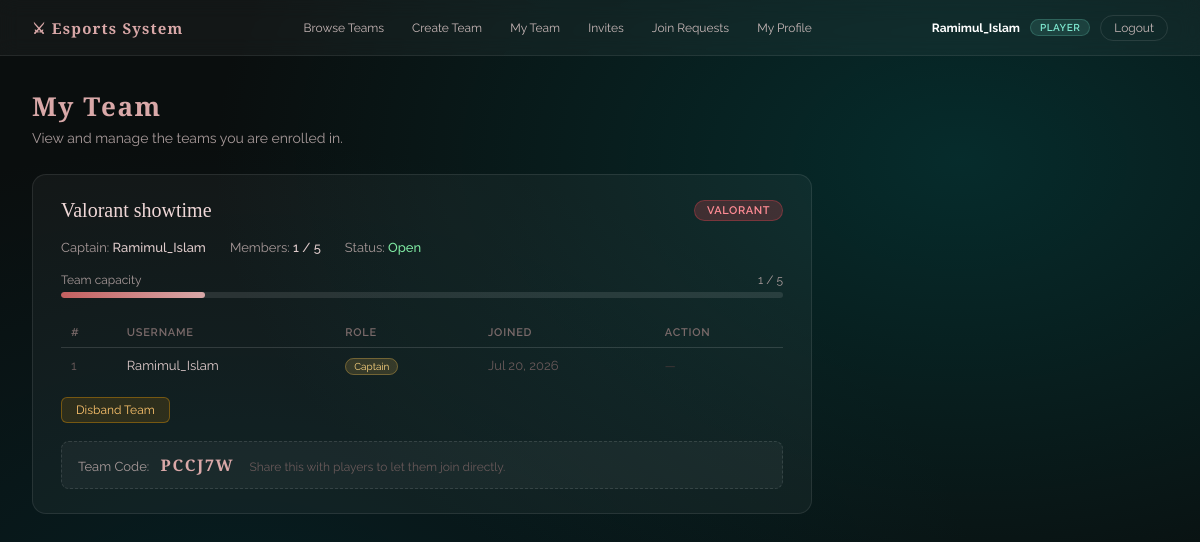
The app's page /teams/my-team/ (signed in) with its own data.
### accounts/models.py (models this page shows, shortened)
class CustomUser(AbstractUser):
    ROLE_CHOICES = [
        ('player',    'Player'),
        ('organizer', 'Organizer'),
        ('admin',     'Admin'),
    ]
    role = models.CharField(
        max_length=20,
        choices=ROLE_CHOICES,
        default='player',
    )
    address = models.CharField(max_length=255, blank=True)
    phone   = models.CharField(max_length=20,  blank=True)

### teams/models.py (models this page shows, shortened)
class Team(models.Model):
    GAME_CHOICES = [
        ('valorant', 'Valorant'),
        ('pubg',     'PUBG'),
    ]
    name = models.CharField(max_length=100, unique=True)
    game = models.CharField(max_length=20, choices=GAME_CHOICES)
    captain = models.ForeignKey(
        settings.AUTH_USER_MODEL,
        on_delete=models.CASCADE,
        related_name='captained_teams',
    )
    team_code = models.CharField(
        max_length=10,
        unique=True,
        default=generate_team_code,
    )
    created_at = models.DateTimeField(auto_now_add=True)
    def max_size(self):
        return 5 if self.game == 'valorant' else 4

class TeamMembership(models.Model):
    user = models.ForeignKey(
        settings.AUTH_USER_MODEL,
        on_delete=models.CASCADE,
        related_name='memberships',
    )
    team = models.ForeignKey(
        Team,
        on_delete=models.CASCADE,
        related_name='memberships',
    )
    joined_at = models.DateTimeField(auto_now_add=True)
    class Meta:
        unique_together = ('user', 'team')

### teams/views.py (the view)
# urls.py: path('my-team/',                                  views.my_team,             name='my_team'),
@login_required
def my_team(request):
    memberships = TeamMembership.objects.filter(
        user=request.user
    ).select_related('team', 'team__captain')
    team_data = []
    for ms in memberships:
        team    = ms.team
        members = TeamMembership.objects.filter(team=team).select_related('user')
        team_data.append({
            'team':       team,
            'members':    members,
            'is_captain': request.user == team.captain,
            'current':    members.count(),
            'max':        team.max_size(),
        })
    return render(request, 'teams/my_team.html', {'team_data': team_data})

### teams/templates/teams/my_team.html (shortened to what this page needs)
{% extends "base.html" %}
{% block content %}
<div class="page-header">
  <h1>My Team</h1>
  <p>View and manage the teams you are enrolled in.</p>
</div>
{% if team_data %}
  {% for item in team_data %}
  <div class="team-section">
    <div class="team-section-header">
      <div class="team-title">{{ item.team.name }}</div>
      <span class="game-badge {{ item.team.game }}">{{ item.team.get_game_display }}</span>
    </div>
    <div class="team-meta-row">
      <div>Captain: <span>{{ item.team.captain.username }}</span></div>
      <div>Members: <span>{{ item.current }} / {{ item.max }}</span></div>
      <div>Status:
        {% if item.current >= item.max %}
          <span style="color:#aaa;">Full</span>
        {% else %}
          <span style="color:#7ee8a2;">Open</span>
        {% endif %}
      </div>
    </div>
    <div class="slot-bar-wrap">
      <div class="slot-label">
        <span>Team capacity</span>
        <span>{{ item.current }} / {{ item.max }}</span>
      </div>
      <div class="slot-bar-bg">
        <div class="slot-bar-fill {% if item.current >= item.max %}full{% endif %}"
             style="width: {% widthratio item.current item.max 100 %}%">
        </div>
      </div>
    </div>
    <table class="members-table">
      <thead>
        <tr>
          <th>#</th>
          <th>Username</th>
          <th>Role</th>
          <th>Joined</th>
          <th>Action</th>
        </tr>
      </thead>
      <tbody>
        {% for ms in item.members %}
        <tr>
          <td style="color:#6a5a5a;">{{ forloop.counter }}</td>
          <td>
            <a href="{% url 'view_player_profile' ms.user.pk %}"
               style="color:#e0cccc; text-decoration:none;">
              {{ ms.user.username }}
            </a>
          </td>
          <td>
            {% if ms.user == item.team.captain %}
              <span class="role-tag captain">Captain</span>
            {% else %}
              <span class="role-tag">Member</span>
            {% endif %}
          </td>
          <td style="color:#6a5a5a;">{{ ms.joined_at|date:"M d, Y" }}</td>
          <td>
            <div class="action-cell">
              {% if item.is_captain and ms.user != item.team.captain %}
                <form method="POST" action="{% url 'remove_member' item.team.pk ms.user.pk %}"
                      onsubmit="return confirm('Remove {{ ms.user.username }} from the team?')">
                  {% csrf_token %}
                  <button type="submit" class="btn-remove">Remove</button>
                </form>
                <a href="{% url 'transfer_captain' item.team.pk ms.user.pk %}"
                   class="btn-transfer"
                   onclick="return confirm('Transfer captaincy to {{ ms.user.username }}? You will become a regular member.')">
                  Make Captain
                </a>
              {% else %}
                <span style="color:#4a3a3a; font-size:12px;">—</span>
              {% endif %}
            </div>
          </td>
        </tr>
        {% endfor %}
      </tbody>
    </table>
    {% if item.is_captain and item.current == 1 %}
    <div style="margin-top: 14px;">
      <form method="POST" action="{% url 'leave_team' item.team.pk %}"
            onsubmit="return confirm('You are the only member. Leaving will disband {{ item.team.name }}. Continue?')">
        <button type="submit" class="btn-leave">Disband Team</button>
      </form>
    </div>
    {% endif %}
    {% if item.is_captain %}
    <div class="team-code-box">
      Team Code: <strong>{{ item.team.team_code }}</strong>
      <span style="font-size:12px; margin-left:12px; color:#6a5a5a;">Share this with players to let them join directly.</span>
    </div>
    {% endif %}
  </div>
  {% endfor %}
{% endif %}
{% endblock %}

### templates/base.html (shortened to what this page needs)
{% load static %}
<!DOCTYPE html>
<html lang="en">
<head>
</head>
<body>
{% if user.is_authenticated %}
<nav class="nav">
  <a class="nav-brand" href="/">⚔ Esports System</a>
  <div class="nav-links">
    {% if user.role == 'player' %}
      <a href="{% url 'browse_teams' %}">Browse Teams</a>
      <a href="{% url 'create_team' %}">Create Team</a>
      <a href="{% url 'my_team' %}">My Team</a>
      <a href="{% url 'my_invites' %}">Invites</a>
      {% if user.captained_teams.exists %}
          <a href="{% url 'my_join_requests' %}">Join Requests</a>
      {% endif %}
      <a href="{% url 'player_profile' %}">My Profile</a>
    {% elif user.role == 'organizer' %}
      <a href="{% url 'organizer_profile' %}">My Profile</a>
    {% elif user.role == 'admin' %}
      <a href="{% url 'admin_dashboard' %}">Dashboard</a>
    {% endif %}
  </div>
  <div class="nav-right">
    <span class="nav-username"><strong>{{ user.username }}</strong></span>
    {% if user.role %}
      <span class="role-pill {{ user.role }}">{{ user.role }}</span>
    {% endif %}
    <a href="{% url 'logout' %}" class="btn-logout">Logout</a>
  </div>
</nav>
{% endif %}
<div class="main-content">
  {% block content %}{% endblock %}
</div>
</body>
</html>

### templates/base.html (style rules this page uses)
*, *::before, *::after { box-sizing: border-box; margin: 0; padding: 0; }
body { background: #0a0e0e; font-family: 'Raleway', sans-serif; color: #f6e0e0; min-height: 100vh; }
body::before { content: ''; position: fixed; inset: 0; background: radial-gradient(ellipse at 80% 20%, rgba(0,80,80,0.45) 0%, transparent 55%), radial-gradient(ellipse at 20% 80%, rgba(0,60,70,0.35) 0%, transparent 55%), #0a0e0e; z-index: -1; }
.nav { display: flex; align-items: center; justify-content: space-between; padding: 0 32px; height: 56px; background: rgba(255,255,255,0.04); backdrop-filter: blur(10px); border-bottom: 1px solid rgba(255,255,255,0.08); position: sticky; top: 0; z-index: 100; }
.nav-brand { font-family: 'Cinzel', serif; font-size: 15px; font-weight: 700; color: #d9a8a8; letter-spacing: 0.08em; text-decoration: none; }
.nav-links { display: flex; align-items: center; gap: 4px; }
.nav-links a { font-size: 12px; color: #c8b8b8; text-decoration: none; padding: 5px 11px; border-radius: 20px; border: 1px solid transparent; transition: background 0.18s, border-color 0.18s, color 0.18s; }
.nav-right { display: flex; align-items: center; gap: 10px; }
.nav-username { font-size: 12px; color: #a89a9a; }
.nav-username strong { color: #fff; }
.role-pill { font-size: 10px; padding: 2px 9px; border-radius: 20px; font-weight: 600; letter-spacing: 0.05em; text-transform: uppercase; }
.role-pill.player { background: rgba(100,200,180,0.15); color: #7ee8d0; border: 1px solid rgba(100,200,180,0.25); }
.btn-logout { font-size: 12px; color: #c8b8b8; text-decoration: none; padding: 5px 13px; border-radius: 20px; border: 1px solid rgba(255,255,255,0.1); transition: background 0.18s, border-color 0.18s; }
.main-content { padding: 32px; }

### records on screen
CustomUser: username "Ramimul_Islam", role "PLAYER"
Team: team.name "Valorant showtime", team.game "VALORANT", team.captain.username "Ramimul_Islam", current "1", max "5", team.team_code "PCCJ7W"
TeamMembership: user.username "Ramimul_Islam", shows "Captain", joined_at "Jul 20, 2026"
